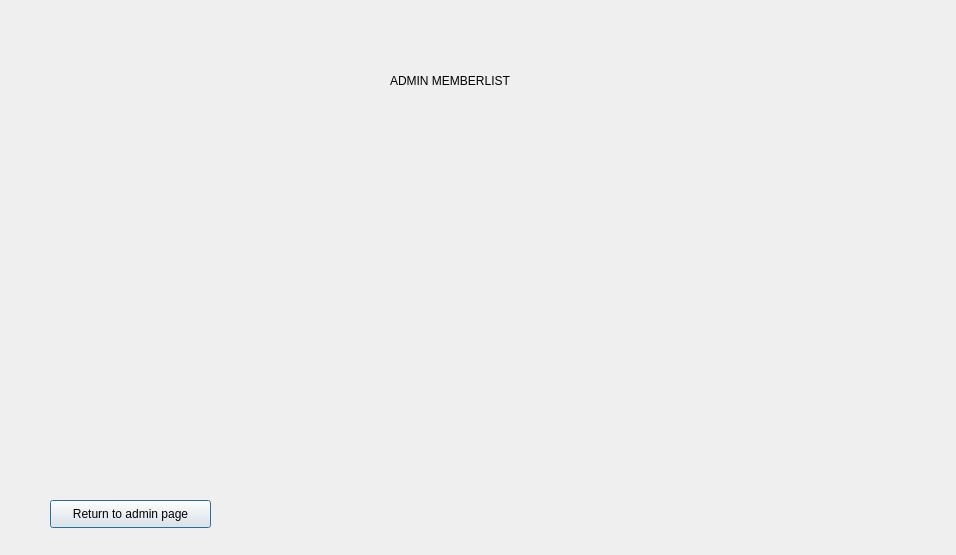
<?xml version="1.0" encoding="UTF-8"?>
<ui version="4.0">
 <class>Admin_Member_Database</class>
 <widget class="QDialog" name="Admin_Member_Database">
  <property name="geometry">
   <rect>
    <x>0</x>
    <y>0</y>
    <width>956</width>
    <height>555</height>
   </rect>
  </property>
  <property name="windowTitle">
   <string>Dialog</string>
  </property>
  <widget class="QLabel" name="label">
   <property name="geometry">
    <rect>
     <x>390</x>
     <y>70</y>
     <width>191</width>
     <height>21</height>
    </rect>
   </property>
   <property name="text">
    <string>ADMIN MEMBERLIST</string>
   </property>
  </widget>
  <widget class="QPushButton" name="pushButton">
   <property name="geometry">
    <rect>
     <x>50</x>
     <y>500</y>
     <width>161</width>
     <height>28</height>
    </rect>
   </property>
   <property name="text">
    <string>Return to admin page</string>
   </property>
  </widget>
 </widget>
 <resources/>
 <connections/>
</ui>
